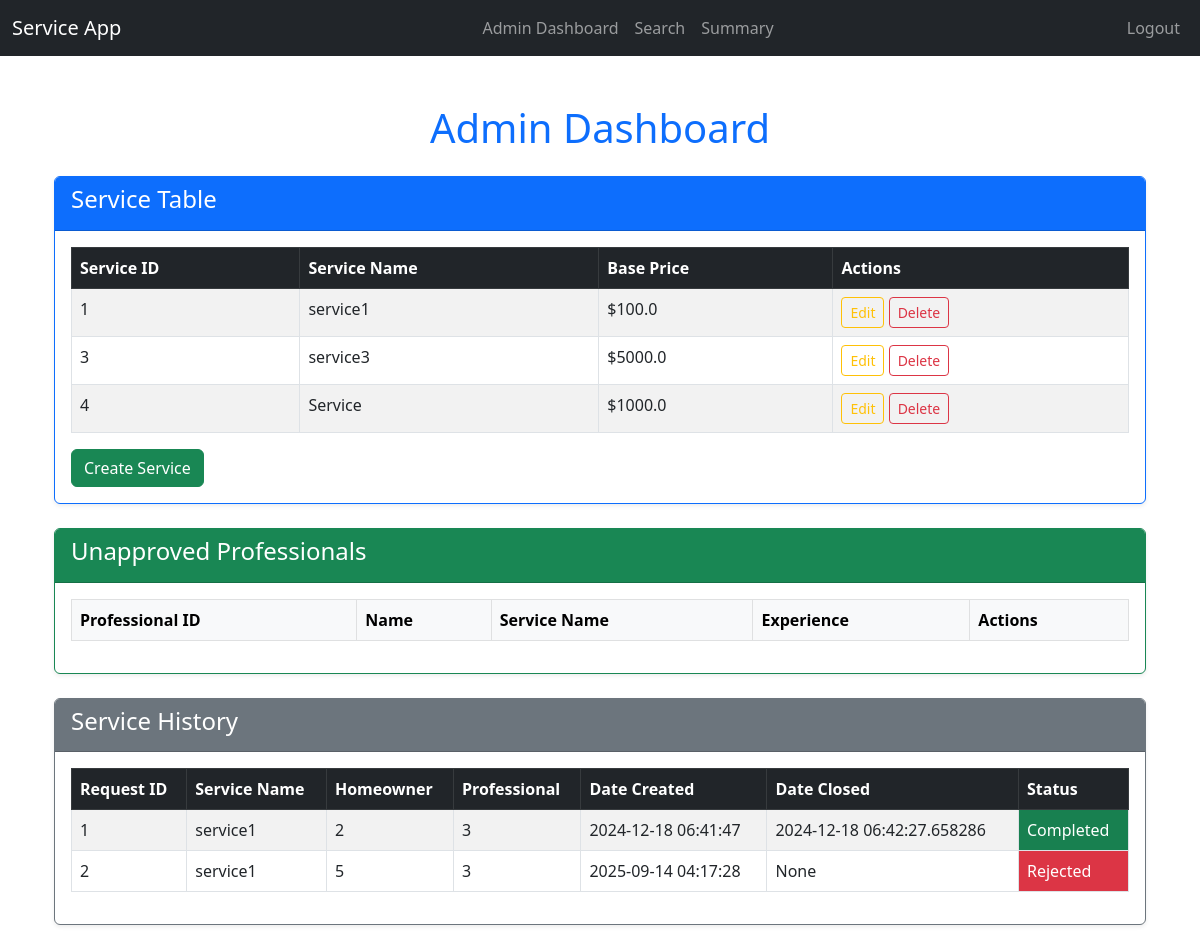
Page /admin_dashboard on the committed database.
### main.py (models this page shows)
class Service(db.Model):
    __tablename__ = 'services'
    service_id = db.Column(db.Integer, primary_key=True, autoincrement=True)
    service_name = db.Column(db.String(100), nullable=False)
    service_description = db.Column(db.Text)
    base_price = db.Column(db.Float)
    time_required = db.Column(db.Integer)
    rating_count = db.Column(db.Integer)

class ServiceRequest(db.Model):
    __tablename__ = 'service_requests'
    request_id = db.Column(db.Integer, primary_key=True, autoincrement=True)
    service_id = db.Column(db.Integer, db.ForeignKey('services.service_id'), nullable=False)
    homeowner_id = db.Column(db.Integer, db.ForeignKey('homeowners.homeowner_id'), nullable=False)
    professional_id = db.Column(db.Integer, db.ForeignKey('professionals.professional_id'), nullable=False)
    service_name = db.Column(db.String(100))
    service_status = db.Column(db.String(50), default="None")
    rating_by_owner = db.Column(db.Float)
    review_by_owner = db.Column(db.Text)
    date_created = db.Column(db.DateTime, default=datetime.utcnow)
    date_closed = db.Column(db.DateTime)

### main.py (the view, shortened to what this page needs)
@app.route('/admin_dashboard', methods=['GET', 'POST'])
def admin_dashboard():
    services = Service.query.all()
    unapproved_professionals = Professional.query.filter_by(is_approved=False).all()
    service_requests = ServiceRequest.query \
        .join(Service, ServiceRequest.service_id == Service.service_id) \
        .join(Homeowner, ServiceRequest.homeowner_id == Homeowner.homeowner_id) \
        .join(Professional, ServiceRequest.professional_id == Professional.professional_id) \
        .add_columns(
            ServiceRequest.request_id,
            Service.service_name,
            Homeowner.homeowner_id,
            Professional.professional_id,
            ServiceRequest.service_status,
            ServiceRequest.rating_by_owner,
            ServiceRequest.review_by_owner,
            ServiceRequest.date_created,
            ServiceRequest.date_closed
        ).all()
    return render_template(
        'admin_dashboard.html',is_admin=True,
        services=services,
        unapproved_professionals=unapproved_professionals,
        service_requests=service_requests,
    )

### templates/admin_dashboard.html (shortened to what this page needs)
{% extends "base.html" %}
{% block content %}
<div class="container mt-5">
    <h1 class="text-center mb-4 text-primary">Admin Dashboard</h1>
    <div class="card mb-4 border-primary shadow-sm">
        <div class="card-header bg-primary text-white">
            <h4>Service Table</h4>
        </div>
        <div class="card-body">
            <table class="table table-striped table-hover table-bordered">
                <thead class="table-dark">
                    <tr>
                        <th>Service ID</th>
                        <th>Service Name</th>
                        <th>Base Price</th>
                        <th>Actions</th>
                    </tr>
                </thead>
                <tbody>
                    {% for service in services %}
                    <tr>
                        <td>{{ service.service_id }}</td>
                        <td>{{ service.service_name }}</td>
                        <td>${{ service.base_price }}</td>
                        <td>
                            <button class="btn btn-outline-warning btn-sm" data-bs-toggle="modal" data-bs-target="#editServiceModal{{ service.service_id }}">Edit</button>
                            <form method="POST" action="{{ url_for('admin_dashboard') }}" style="display:inline;">
                                <button type="submit" name="delete_service" class="btn btn-outline-danger btn-sm">Delete</button>
                            </form>
                        </td>
                    </tr>
                    {% endfor %}
                </tbody>
            </table>
            <button class="btn btn-success" data-bs-toggle="modal" data-bs-target="#createServiceModal">Create Service</button>
        </div>
    </div>
    <div class="card mb-4 border-success shadow-sm">
        <div class="card-header bg-success text-white">
            <h4>Unapproved Professionals</h4>
        </div>
        <div class="card-body">
            <table class="table table-striped table-hover table-bordered">
                <thead class="table-light">
                    <tr>
                        <th>Professional ID</th>
                        <th>Name</th>
                        <th>Service Name</th>
                        <th>Experience</th>
                        <th>Actions</th>
                    </tr>
                </thead>
            </table>
        </div>
    </div>
    <div class="card mb-4 border-secondary shadow-sm">
        <div class="card-header bg-secondary text-white">
            <h4>Service History</h4>
        </div>
        <div class="card-body">
            <table class="table table-striped table-hover table-bordered">
                <thead class="table-dark">
                    <tr>
                        <th>Request ID</th>
                        <th>Service Name</th>
                        <th>Homeowner</th>
                        <th>Professional</th>
                        <th>Date Created</th>
                        <th>Date Closed</th>
                        <th>Status</th>
                    </tr>
                </thead>
                <tbody>
                    {% for request in service_requests %}
                    <tr>
                        <td>{{ request.request_id }}</td>
                        <td>{{ request.service_name }}</td>
                        <td>{{ request.homeowner_id }}</td>
                        <td>{{ request.professional_id }}</td>
                        <td>{{ request.date_created }}</td>
                        <td>{{ request.date_closed }}</td>
                        <td class="
                        {% if request.service_status == 'Completed' %}
                            bg-success text-white
                        {% elif request.service_status == 'In Progress' %}
                            bg-warning text-dark
                        {% elif request.service_status == 'Pending' %}
                            bg-info text-dark
                        {% else %}
                            bg-danger text-white
                        {% endif %}
                        ">{{ request.service_status }}</td>
                    </tr>
                    {% endfor %}
                </tbody>
            </table>
        </div>
    </div>
</div>
{% endblock %}

### templates/base.html (shortened to what this page needs)
<!DOCTYPE html>
<html lang="en">
<head>
    <link href="https://cdn.jsdelivr.net/npm/bootstrap@5.3.0-alpha1/dist/css/bootstrap.min.css" rel="stylesheet">
</head>
<body>
    <nav class="navbar navbar-expand-lg navbar-dark bg-dark">
        <div class="container-fluid">
            <a class="navbar-brand" href="/">Service App</a>
            <div class="collapse navbar-collapse" id="navbarNav">
                <ul class="navbar-nav ms-auto">
                    {% if is_admin %}
                        <li class="nav-item">
                            <a class="nav-link" href="{{ url_for('admin_dashboard') }}">Admin Dashboard</a>
                        </li>
                    {% elif is_professional %}
                        <li class="nav-item">
                            <a class="nav-link" href="{{ url_for('professional_dashboard') }}">Professional Dashboard</a>
                        </li>
                    {% elif is_homeowner %}
                        <li class="nav-item">
                            <a class="nav-link" href="{{ url_for('homeowner_dashboard') }}">Homeowner Dashboard</a>
                        </li>
                    {% endif %}
                    {% if is_admin %}
                        <li class="nav-item">
                            <a class="nav-link" href="{{ url_for('admin_search') }}">Search</a>
                        </li>
                    {% elif is_homeowner %}
                        <li class="nav-item">
                            <a class="nav-link" href="{{ url_for('homeowner_search') }}">Search</a>
                        </li>
                    {% endif %}
                    {% if is_admin %}
                        <li class="nav-item">
                            <a class="nav-link" href="{{ url_for('admin_summary') }}">Summary</a>
                        </li>
                    {% elif is_professional %}
                        <li class="nav-item">
                            <a class="nav-link" href="{{ url_for('professional_summary') }}">Summary</a>
                        </li>
                    {% elif is_homeowner %}
                        <li class="nav-item">
                            <a class="nav-link" href="{{ url_for('homeowner_summary') }}">Summary</a>
                        </li>
                    {% endif %}
                </ul>
                <ul class="navbar-nav ms-auto">
                    <li class="nav-item">
                        <a class="nav-link" href="{{ url_for('logout') }}">Logout</a>
                    </li>
                </ul>
            </div>
        </div>
    </nav>
    <div class="container mt-4">
        {% block content %}
        {% endblock %}
    </div>
</body>
</html>

### rows in the picture
Service: service_id "1", service_name "service1", base_price "100.0"
Service: service_id "3", service_name "service3", base_price "5000.0"
Service: service_id "4", service_name "Service", base_price "1000.0"
ServiceRequest: request_id "1", service_name "service1", homeowner_id "2", professional_id "3", date_created "2024-12-18 06:41:47", date_closed "2024-12-18 06:42:27.658286", service_status "Completed"
ServiceRequest: request_id "2", service_name "service1", homeowner_id "5", professional_id "3", date_created "2025-09-14 04:17:28", date_closed "None", service_status "Rejected"
